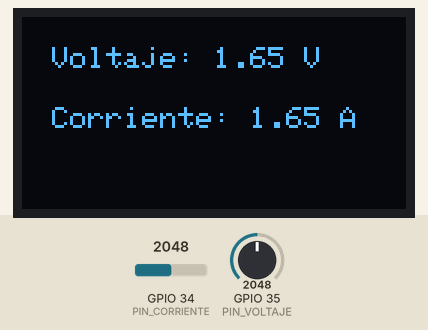
The sketch below on a simulated ESP32. On the bench: 128×64 one-colour display. Inputs (shaded band) come from the test bench; at power-on: GPIO 34 (PIN_CORRIENTE) = 2048, GPIO 35 (PIN_VOLTAJE) = 2048. WiFi joins after 1.5 s; servers stay silent unless stated; what the sketch prints to the serial monitor is not drawn.

Above: at 6.8 s.
6.9 s: GPIO 34 (PIN_CORRIENTE) set to 2866
At 8.1 s:
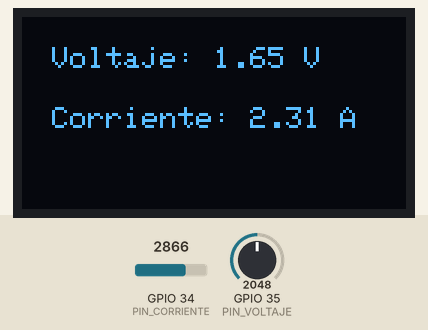
8.7 s: GPIO 35 (PIN_VOLTAJE) set to 2866
At 10.8 s:
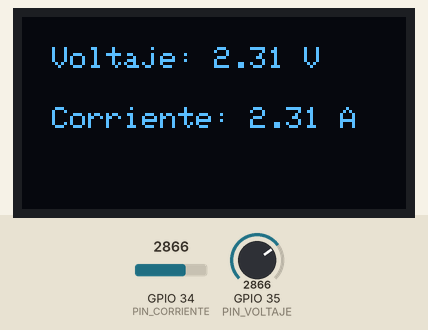
11.4 s: GPIO 34 (PIN_CORRIENTE) set to 3603
At 13.5 s:
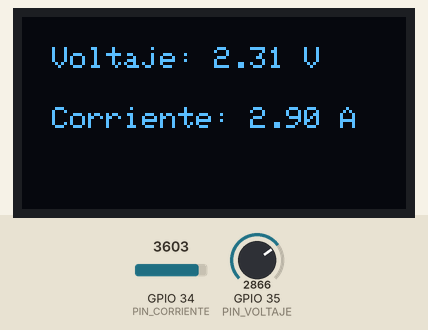
14.0 s: GPIO 35 (PIN_VOLTAJE) set to 3603
At 16.2 s:
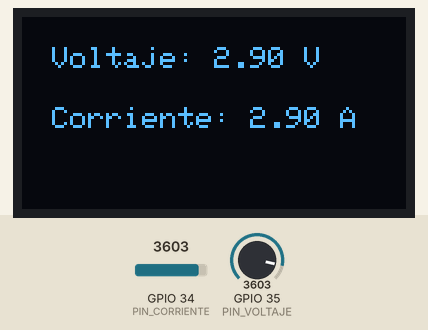
16.7 s: GPIO 34 (PIN_CORRIENTE) set to 4095
At 18.9 s:
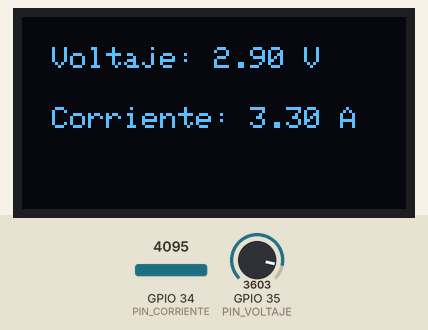
19.3 s: GPIO 35 (PIN_VOLTAJE) set to 4095
At 21.6 s:
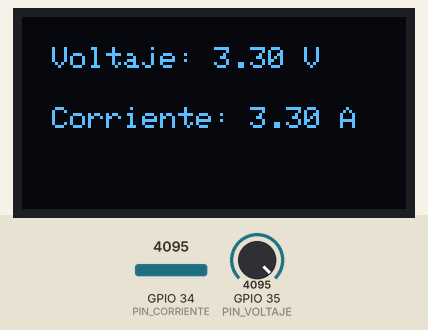
Timing chart, 0 to 23.0 s (numbered marks = the images above; inputs shaded):
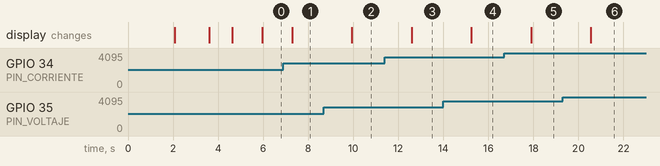

The sketch:

firebase-oled-bueno.ino
```cpp
#include <WiFi.h>
#include <FirebaseESP32.h>
#include <Wire.h>
#include <Adafruit_GFX.h>
#include <Adafruit_SSD1306.h>

// Credenciales de WiFi
#define WIFI_SSID "NETLIFE-rmhjvmoraless1"
#define WIFI_PASSWORD "1707988547"

// Configuración de Firebase
FirebaseConfig config;
FirebaseAuth auth;
FirebaseData firebaseData;

// URL y clave de Firebase
#define FIREBASE_HOST "https://motor-trifasico-default-rtdb.firebaseio.com/"
#define FIREBASE_AUTH "YqN1yolAD0ieWuIh22T9Srbb0PHnVYV8YBJ07Qzs"

// Pines de sensores
#define PIN_CORRIENTE 34  // Pin del sensor de corriente
#define PIN_VOLTAJE 35    // Pin del sensor de voltaje

// Configuración de la pantalla OLED
#define SCREEN_WIDTH 128  // Ancho de la pantalla OLED
#define SCREEN_HEIGHT 64   // Alto de la pantalla OLED
#define OLED_RESET    -1   // Reset (-1 si no se usa un pin específico)

// Instancia de la pantalla OLED
Adafruit_SSD1306 display(SCREEN_WIDTH, SCREEN_HEIGHT, &Wire, OLED_RESET);

// Factores de conversión
const float FACTOR_CONVERSION_VOLT = 3.3 / 4095.0;
const float FACTOR_CONVERSION_AMP = 3.3 / 4095.0;

void setup() {
    Serial.begin(115200);

    // Inicializar pantalla OLED
    if (!display.begin(SSD1306_SWITCHCAPVCC, 0x3C)) { // Dirección I2C 0x3C
        Serial.println("⚠️ Error al inicializar la pantalla OLED ⚠️");
        while (true);
    }
    display.clearDisplay();
    display.setTextSize(1);
    display.setTextColor(SSD1306_WHITE);
    display.setCursor(10, 10);
    display.println("Iniciando...");
    display.display();
    delay(2000);

    // Conectar a WiFi
    WiFi.begin(WIFI_SSID, WIFI_PASSWORD);
    Serial.print("Conectando a WiFi...");
    display.clearDisplay();
    display.setCursor(10, 10);
    display.println("Conectando WiFi...");
    display.display();

    while (WiFi.status() != WL_CONNECTED) {
        Serial.print(".");
        delay(500);
    }
    Serial.println("\nConectado a WiFi");

    // Mostrar mensaje en OLED
    display.clearDisplay();
    display.setCursor(10, 10);
    display.println("WiFi conectado");
    display.display();
    delay(1000);

    // Configurar Firebase
    config.host = FIREBASE_HOST;
    config.signer.tokens.legacy_token = FIREBASE_AUTH;

    Firebase.begin(&config, &auth);
    Firebase.reconnectWiFi(true);
    Serial.println("Conectado a Firebase");

    display.clearDisplay();
    display.setCursor(10, 10);
    display.println("Firebase OK");
    display.display();
    delay(1000);
}

void loop() {
    // Leer ADC de sensores
    int lecturaCorriente = analogRead(PIN_CORRIENTE);
    int lecturaVoltaje = analogRead(PIN_VOLTAJE);

    // Verificar si las lecturas son válidas
    if (lecturaCorriente == 0 || lecturaVoltaje == 0) {
        Serial.println("⚠️ Error en la lectura de los sensores ⚠️");
        return;
    }

    // Convertir lecturas a unidades reales
    float voltaje = lecturaVoltaje * FACTOR_CONVERSION_VOLT;
    float corriente = lecturaCorriente * FACTOR_CONVERSION_AMP;

    // Imprimir valores en el monitor serie
    Serial.print("Voltaje: ");
    Serial.print(voltaje);
    Serial.print(" V | Corriente: ");
    Serial.print(corriente);
    Serial.println(" A");

    // Enviar datos a Firebase
    Firebase.setFloat(firebaseData, "/medicion/voltaje", voltaje);
    Firebase.setFloat(firebaseData, "/medicion/corriente", corriente);

    // Mostrar datos en la pantalla OLED
    display.clearDisplay();
    display.setCursor(10, 10);
    display.print("Voltaje: ");
    display.print(voltaje);
    display.println(" V");

    display.setCursor(10, 30);
    display.print("Corriente: ");
    display.print(corriente);
    display.println(" A");

    display.display();

    delay(1000);  // Esperar 1 segundo antes de la siguiente lectura
}
```

Measured:
- after the input at 6.9 s, the display: changes after 0.39 s (image 1)
- after the input at 8.7 s, the display: changes after 1.2 s (image 2)
- after the input at 11.4 s, the display: changes after 1.2 s (image 3)
- after the input at 14.0 s, the display: changes after 1.2 s (image 4)
- after the input at 16.7 s, the display: changes after 1.2 s (image 5)
- after the input at 19.3 s, the display: changes after 1.2 s (image 6)
